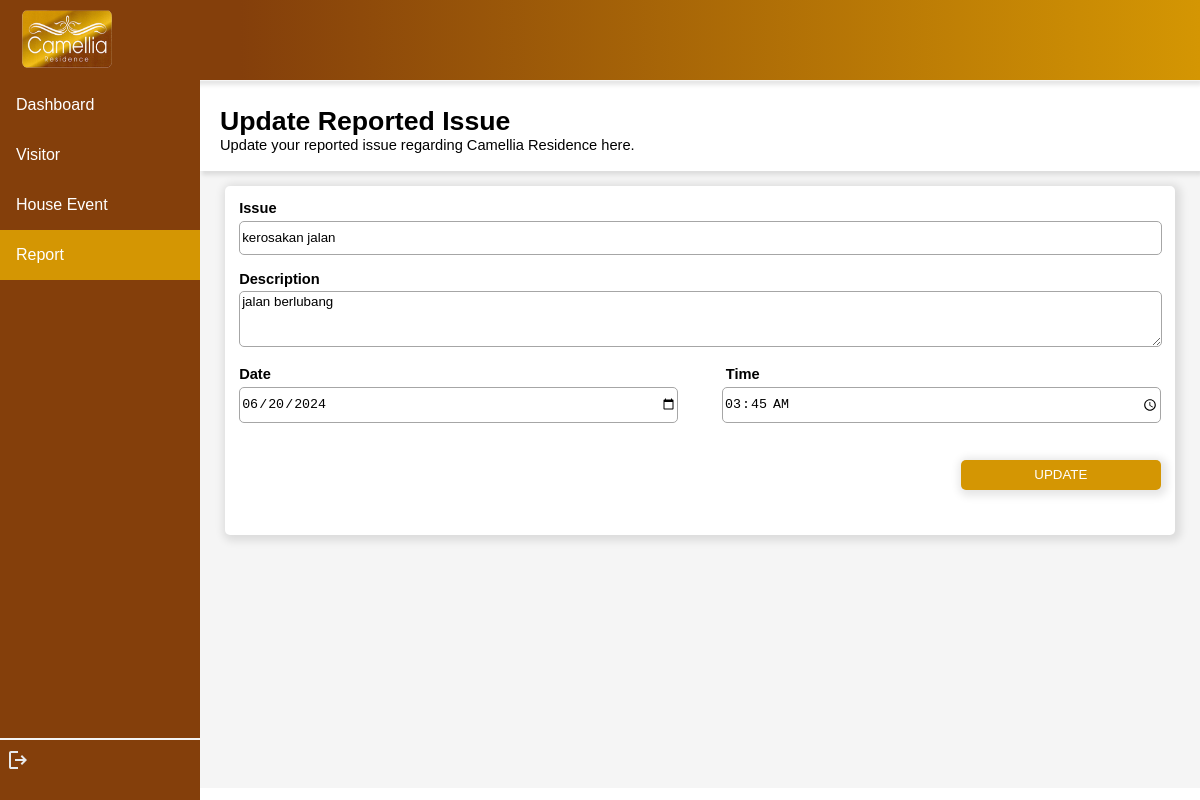
The app's page /camelliaresidence/guardreport/updateissue/SG-01/6 with its own data.
### residentialvisitor/models.py (models this page shows)
class ReportIssue(models.Model):
    issueName = models.TextField(max_length=255)
    description = models.TextField(max_length=255)
    date = models.DateField()
    time = models.TimeField()
    status = models.TextField(max_length=10, default='Submitted') #Submitted / In progress / Completed
    measuresTaken = models.TextField(max_length=255, null=True)
    resID = models.ForeignKey(Resident, on_delete=models.CASCADE, null=True)
    guardID = models.ForeignKey(Guard, on_delete=models.CASCADE, null=True)
    adminID = models.ForeignKey(Admin, on_delete=models.CASCADE, null=True)

### residentialvisitor/views.py (the view, shortened to what this page needs)
# urls.py: path('guardreport/updateissue/<str:guardID>/<str:id>', views.guardupdate_issue, name='guardupdate_issue'),
def guardupdate_issue(request, guardID, id):
    if request.method == "GET":
        myguard = Guard.objects.get(guardID=guardID)
        myissue = ReportIssue.objects.get(id=id)
        dict = {
            'myguard':myguard,
            'myissue':myissue
        }
        return render(request, 'guardupdate_issue.html', dict)

### residentialvisitor/templates/guardupdate_issue.html (shortened to what this page needs)
<!DOCTYPE html>
<html lang="en">
<head>
</head>
<body>
    {% load static %}
    <header>
        <img src="{% static 'logo.png' %}" alt="" width="90px" height="58px" style="float: left; margin-left: 1%;">
    </header>
    <div class="sidenav">
        <a href="{% url 'guard_dashboard' myguard.guardID %}" id="page">Dashboard</a>
        <a href="{% url 'guard_visitor' myguard.guardID %}" id="page">Visitor</a>
        <a href="{% url 'guard_event' myguard.guardID %}" id="page">House Event</a>
        <a href="{% url 'guard_report' myguard.guardID %}" class="active" id="page">Report</a>
        <br>
        <hr>
        <a href="{% url 'guard_login' %}" style="margin-left: 3%;"><svg xmlns="http://www.w3.org/2000/svg" height="24px" viewBox="0 -960 960 960" width="24px" fill="#e8eaed"><path d="M200-120q-33 0-56.5-23.5T120-200v-560q0-33 23.5-56.5T200-840h280v80H200v560h280v80H200Zm440-160-55-58 102-102H360v-80h327L585-622l55-58 200 200-200 200Z"/></svg></a>
    </div>
    <div class="content">
        <div id="title">
            <p><span style="font-size: 20pt; font-weight: bold;">Update Reported Issue <br></span>Update your reported issue regarding Camellia Residence here.</p>
        </div>
        <div style="margin: 1%; justify-content: center; height: max-content;">
            <div class="info" style="height: 330px;">
                <form action="" method="post" style="font-weight: bold; padding: 0.5%;">
                    Issue <br><input type="text" name="issueName" required style="width: 99.5%;" value="{{myissue.issueName}}"><br><br>
                    Description <br>
                    <textarea name="description" style="height: 50px; width: 99.5%; font-family: Verdana, Geneva, Tahoma, sans-serif;">{{myissue.description}}</textarea><br><br>
                    <span style="margin-right: 48.9%;">Date</span> Time <br>
                    <input type="date" name="date" required style="width: 47.3%; margin-right: 3.85%; height: 34px;" value="{{myissue.date|date:'Y-m-d'}}">
                    <input type="time" name="time" required style="width: 47.3%; float: right; height: 34px;" value="{{myissue.time|date:'H:i'}}"><br><br><br>
                    <input type="submit" value="UPDATE" id="submitbut">
                </form>
        </div>
    </div>
</body>
</html>

### residentialvisitor/templates/guardupdate_issue.html (style rules this page uses)
body { margin: 0%; top: 0; font-family: Verdana, Geneva, Tahoma, sans-serif; }
header { background-image: linear-gradient(270deg, rgba(212, 150, 3, 1) 0%, rgba(132, 63, 11, 1) 80%); height: 70px; border-bottom: 1px solid whitesmoke; padding-top: 10px; padding-left: 10px; top: 0; position: sticky; background-color: white; box-shadow: 2px 4px 4px rgba(0, 0, 0, 0.1); }
.sidenav { height: 100%; width: 200px; position: fixed; z-index: 1; top: 80px; left: 0; background-color: #843F0B; overflow-x: hidden; }
.sidenav #page { display: block; color: white; padding: 16px; text-decoration: none; }
.sidenav #page.active { background-color: #d49603; color: white; }
div.content { margin-left: 200px; height: 707px; background-color: whitesmoke; font-size: 11pt; }
#title { background-color: white; box-shadow: 2px 4px 4px rgba(0, 0, 0, 0.1); height: 80px; padding-left: 2%; padding-top: 1%; }
.info { background-color: white; box-shadow: 2px 2px 8px 4px rgba(0, 0, 0, 0.1); border-radius: 5px; padding: 1%; margin: 1.5%; }
hr { border: 0.5px solid whitesmoke; margin-top: 440px; }
input,textarea,select:hover { cursor: pointer; }
input,textarea,select { height: 30px; border-radius: 5px; border: 1px solid #a6a6a6; margin-top: 0.5%; }
#submitbut { float: right; width: 200px; height: 30px; border-radius: 5px; box-shadow: 2px 2px 8px 4px rgba(0, 0, 0, 0.1); border: 0; background-color: #d49603; color: white; }

### records on screen
ReportIssue: issueName "kerosakan jalan", description "jalan berlubang", date "06/20/2024", time "03:45"
